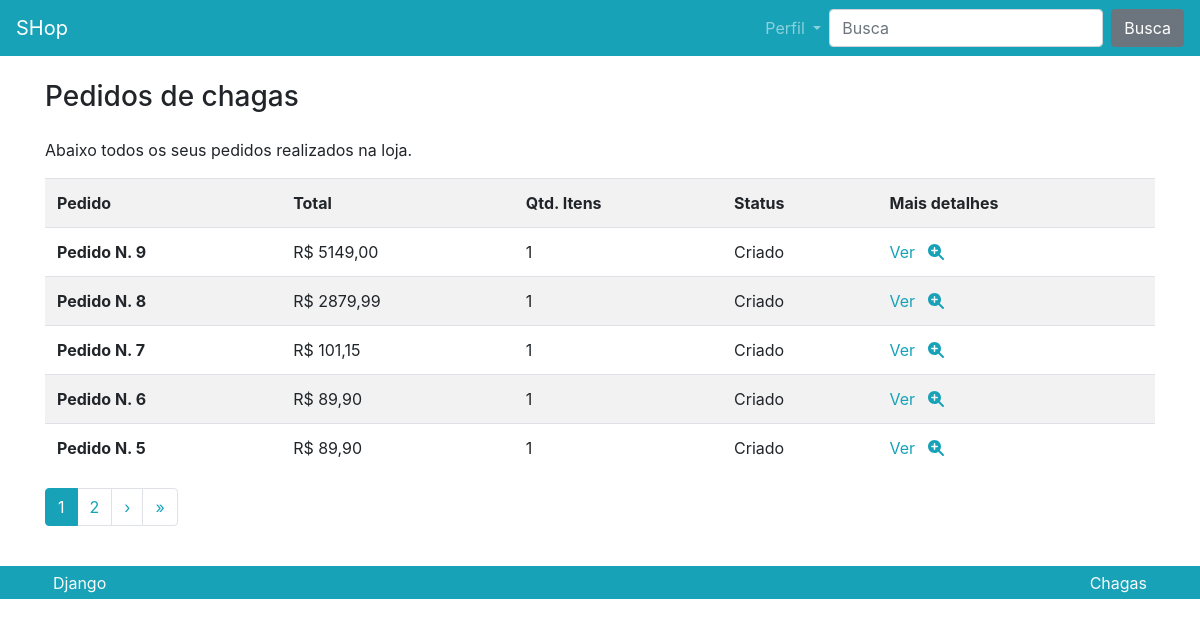
/pedido/listapedido/ (signed in), run on the app's committed database.
### pedidos/models.py (models this page shows)
class Pedido(models.Model):
    usuario = models.ForeignKey(User, on_delete=models.CASCADE)
    total = models.FloatField()
    qtd_total = models.PositiveIntegerField()
    status = models.CharField(
        default='C',
        max_length=1,
        choices=(
            ('A', 'Aprovado'),
            ('C', 'Criado'),
            ('R', 'Reprovado'),
            ('P', 'Pendente'),
            ('E', 'Enviado'),
            ('F', 'Finalizado'),
        )
    )
    def __str__(self) -> str:
        return f'Pedido N. {self.pk}'

### pedidos/views/listapedido.py (the view)
# urls.py: path('listapedido/', views.ListaPedido.as_view(), name='listapedido'),
@method_decorator(
    login_required(
        login_url='perfil:criar', redirect_field_name='next'), name='dispatch')
class ListaPedido(ListView):
    template_name = 'pedidos/listapedido.html'
    model = Pedido
    context_object_name = 'pedidos'
    paginate_by = 5
    ordering = ['-id']
    def get_queryset(self, *args, **kwargs):
        qs = super().get_queryset(*args, **kwargs)
        qs = qs.filter(usuario=self.request.user)
        return qs

### produto/templatetags/filter.py (called while the page is built)
@register.filter
def formata_preco(valor):
    return f'R$ {valor:.2f}'.replace('.', ',')

### pedidos/templates/pedidos/listapedido.html (shortened to what this page needs)
{% extends 'partials/_base.html' %}
{% load filter %}
{% block conteudo %}
<div class="row">
    <div class="col">
        <h3 class="mb-4">Pedidos de {{user}}</h3>
        <p>Abaixo todos os seus pedidos realizados na loja.</p>
        <div class="table-responsive">
            <table class="table table-striped">
                <tr>
                    <th scope="col">Pedido</th>
                    <th scope="col">Total</th>
                    <th scope="col">Qtd. Itens</th>
                    <th scope="col">Status</th>
                    <th scope="col">Mais detalhes</th>
                </tr>
                {% for pedido in pedidos %}
                <tr>
                    <th scope="row">{{pedido}}</td>
                    <td>{{pedido.total|formata_preco}}</td>
                    <td>{{pedido.qtd_total}}</td>
                    <td>{{pedido.get_status_display}}</td>
                    <td>
                        <a href="{% url 'pedido:detalhe' pedido.id %}">
                            Ver <i class="fas fa-search-plus ml-2"></i>
                        </a>
                    </td>
                </tr>
                {% endfor %}
            </table>
        </div>
    </div>
</div>
{% include 'partials/_paginacao.html' %}
{% endblock conteudo %}

### data on the page
Pedido: id "Pedido N. 9", total "R$ 5149,00", qtd_total "1", status "Criado"
Pedido: id "Pedido N. 8", total "R$ 2879,99", qtd_total "1", status "Criado"
Pedido: id "Pedido N. 7", total "R$ 101,15", qtd_total "1", status "Criado"
Pedido: id "Pedido N. 6", total "R$ 89,90", qtd_total "1", status "Criado"
Pedido: id "Pedido N. 5", total "R$ 89,90", qtd_total "1", status "Criado"

### other printed values
{{ user }} "chagas"
{{ num }} "1"
{{ num }} "2"
